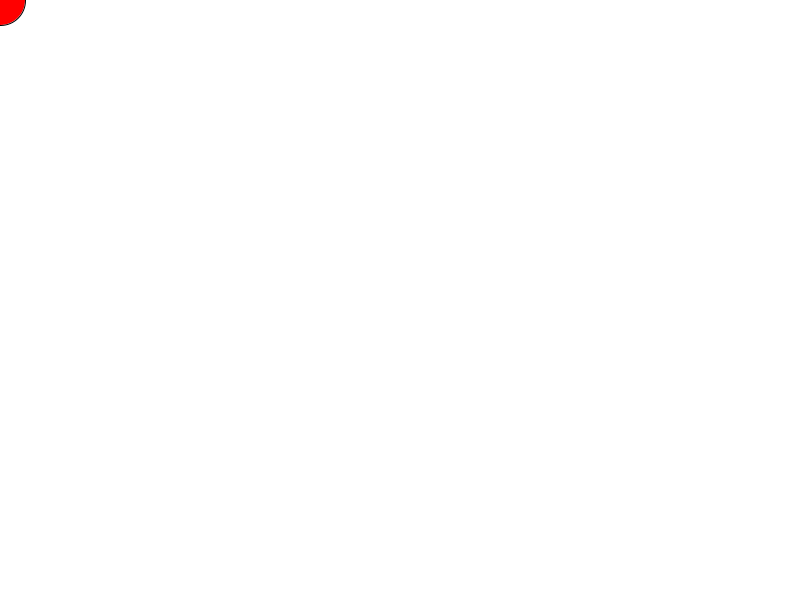
Frame 1 (no input)
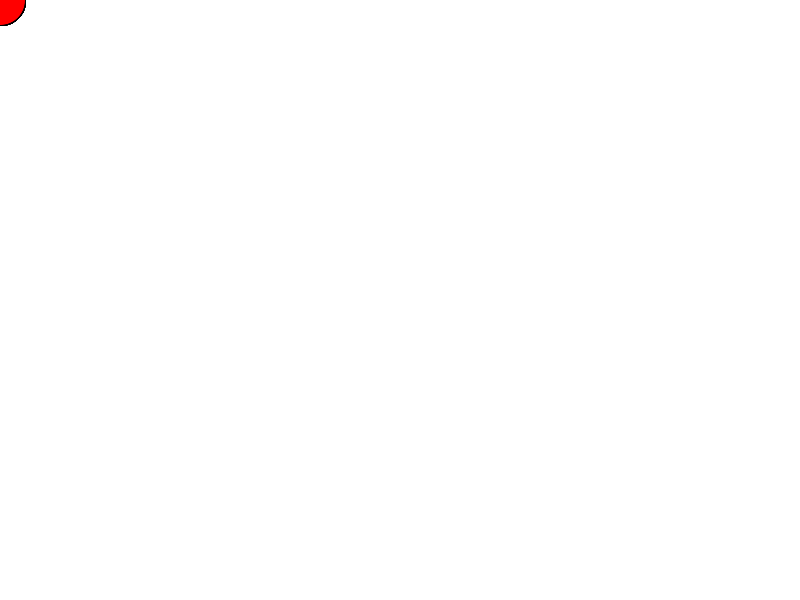
Frame 60 (the mouse pressed at the canvas centre just before this capture)
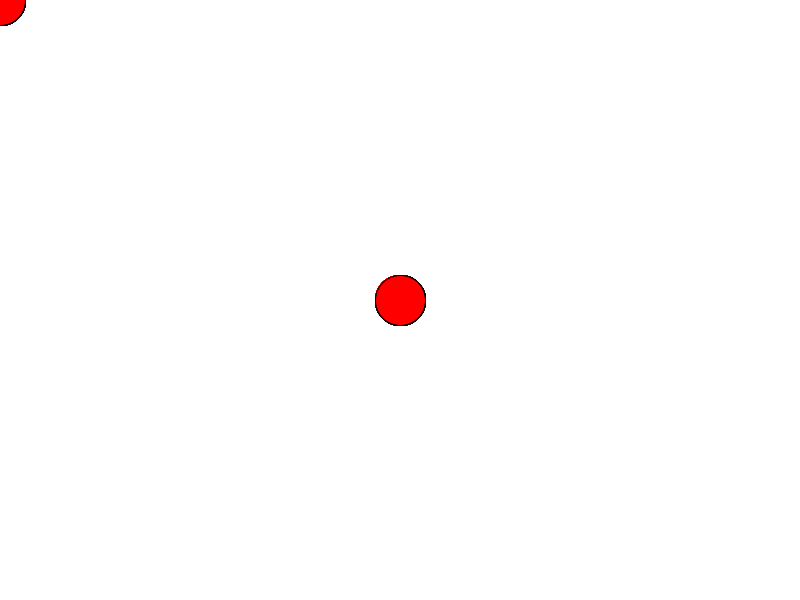
Frame 120 (the mouse held since frame 60 and released just before this capture)

The Processing sketch that drew these frames (run headless with seeded random() and noise(); from frame 60 on, the mouse is pressed at the canvas centre):

// Processing sketch: mediatutorial_1_4
// ── mediatutorial_1_4.pde
void setup() {
    size(800, 600);
    background(255);
}

void draw() {
    fill(255, 0, 0);
    ellipse(mouseX, mouseY, 50, 50); // Draw an ellipse at the mouse position
}
